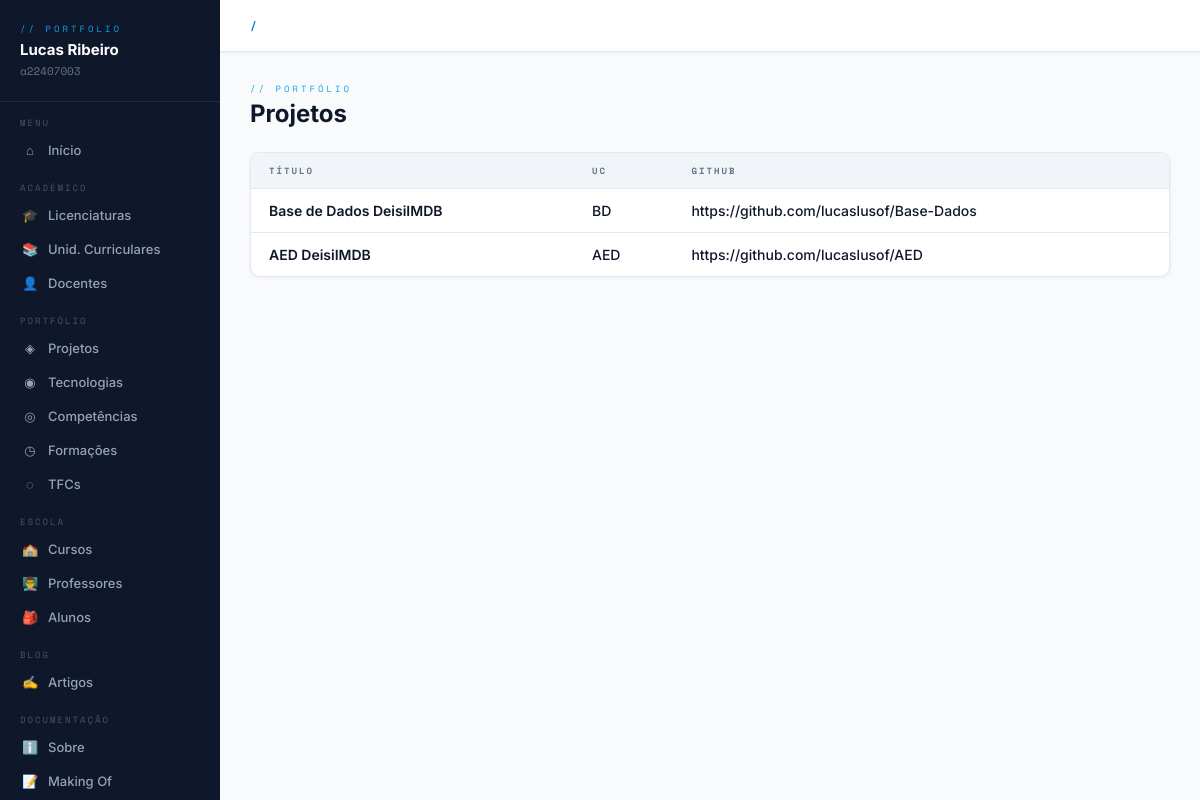
The app's page /projetos/ with its own data.
### portfolio/models.py (models this page shows, shortened)
class Projeto(models.Model):
    uc = models.ForeignKey(UnidadeCurricular, on_delete=models.CASCADE, related_name='projetos')
    titulo = models.CharField(max_length=150)
    descricao = models.TextField()
    conceitos_aplicados = models.TextField()
    imagem = models.ImageField(upload_to='projetos/')
    video_demo = models.URLField(blank=True, null=True)
    link_github = models.URLField(blank=True, null=True)
    tecnologias = models.ManyToManyField(Tecnologia, related_name='projetos')
    competencias = models.ManyToManyField('Competencia', related_name='projetos', blank=True)

class UnidadeCurricular(models.Model):
    licenciatura = models.ForeignKey(Licenciatura, on_delete=models.CASCADE, related_name='ucs')
    docentes = models.ManyToManyField(Docente, blank=True)
    nome = models.CharField(max_length=200)
    sigla = models.CharField(max_length=20, blank=True)
    ano = models.IntegerField()
    semestre = models.IntegerField()
    ects = models.IntegerField(default=6)
    imagem = models.ImageField(upload_to='ucs/', blank=True)
    url_programa = models.URLField(blank=True)
    course_code = models.CharField(max_length=20, blank=True)
    curricular_unit_code = models.CharField(max_length=20, blank=True)
    bibliografia = models.TextField(blank=True)
    metodologia = models.TextField(blank=True)
    objetivos = models.TextField(blank=True)
    programa = models.TextField(blank=True)
    apresentacao = models.TextField(blank=True)
    avaliacao = models.TextField(blank=True)

### portfolio/views.py (the view)
# urls.py: path('projetos/', views.projetos_list, name='projetos_list'),
def projetos_list(request):
    return render(request, 'portfolio/projetos_list.html', {'projetos': Projeto.objects.all()})

### portfolio/templates/portfolio/projetos_list.html (shortened to what this page needs)
{% extends 'portfolio/base.html' %}
{% load grupo_tags %}
{% block content %}
<div class="page-header">
    <div>
        <div class="page-label">// portfólio</div>
        <div class="page-title">Projetos</div>
    </div>
</div>
<div class="card">
    <table>
        <thead><tr><th>Título</th><th>UC</th><th>GitHub</th>
        </tr></thead>
        <tbody>
        {% for p in projetos %}
            <tr>
                <td class="text-dark">{{ p.titulo }}</td>
                <td>{{ p.uc.sigla }}</td>
                <td>{{ p.link_github }}</td>
            </tr>
        {% endfor %}
        </tbody>
    </table>
</div>
{% endblock %}

### portfolio/templates/portfolio/base.html (style rules this page uses)
:root { --bg: #f8fafc; --bg2: #ffffff; --bg3: #f1f5f9; --border: #e2e8f0; --accent: #0ea5e9; --accent-dark: #0284c7; --green: #10b981; --danger: #ef4444; --warning: #f59e0b; --text: #0f172a; --muted: #64748b; --sidebar: #0f172a; }
* { margin:0; padding:0; box-sizing:border-box; }
body { background:var(--bg); color:var(--text); font-family:'Inter',sans-serif; display:flex; min-height:100vh; }
.page-header { display:flex; align-items:flex-end; justify-content:space-between; margin-bottom:24px; flex-wrap:wrap; gap:12px; }
.page-label { font-family:'Space Mono',monospace; font-size:9px; color:var(--accent); letter-spacing:3px; text-transform:uppercase; margin-bottom:4px; }
.page-title { font-size:24px; font-weight:700; color:var(--text); }
.card { background:var(--bg2); border:1px solid var(--border); border-radius:10px; overflow:hidden; box-shadow:0 1px 4px rgba(0,0,0,0.06); }
table { width:100%; border-collapse:collapse; }
thead { background:var(--bg3); border-bottom:1px solid var(--border); }
th { padding:11px 18px; font-family:'Space Mono',monospace; font-size:9px; color:var(--muted); letter-spacing:2px; text-transform:uppercase; text-align:left; font-weight:600; }
td { padding:13px 18px; font-size:14px; border-bottom:1px solid var(--border); vertical-align:middle; color:#0f172a; font-weight:500; }
tr:last-child td { border-bottom:none; }
.text-dark { color:#0f172a !important; font-weight:600; }

### records on screen
Projeto: titulo "Base de Dados DeisiIMDB", uc.sigla "BD", link_github "https://github.com/lucaslusof/Base-Dados"
Projeto: titulo "AED DeisiIMDB", uc.sigla "AED", link_github "https://github.com/lucaslusof/AED"
